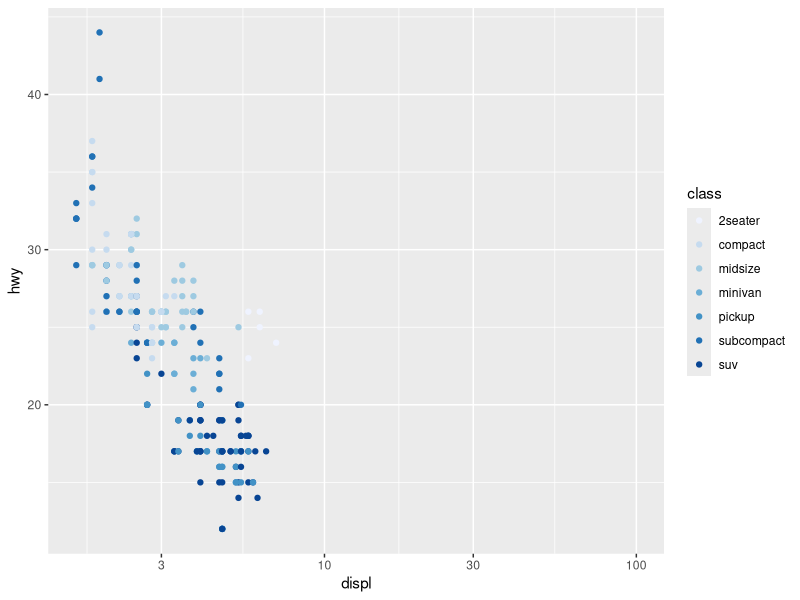
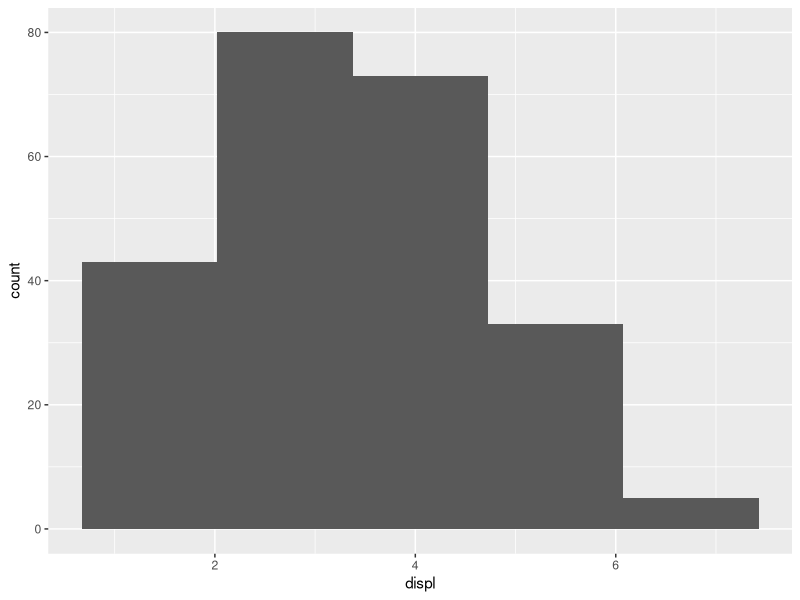
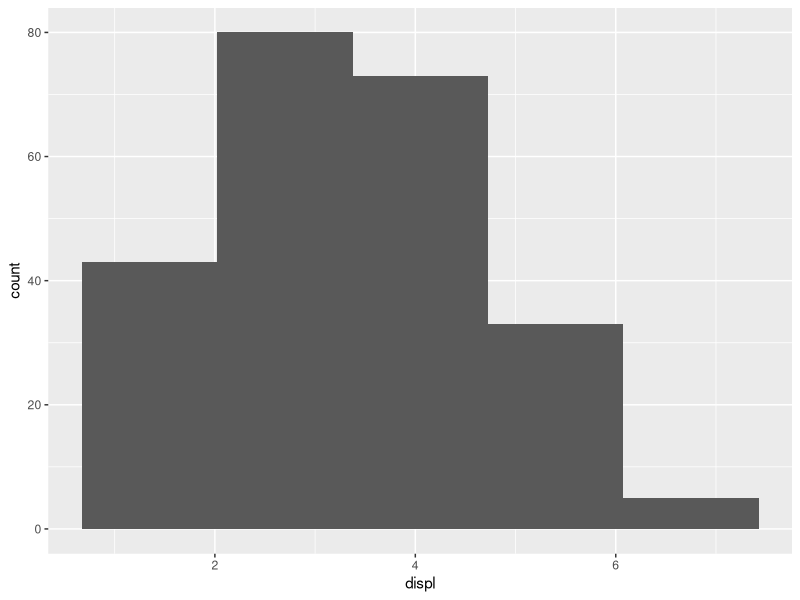
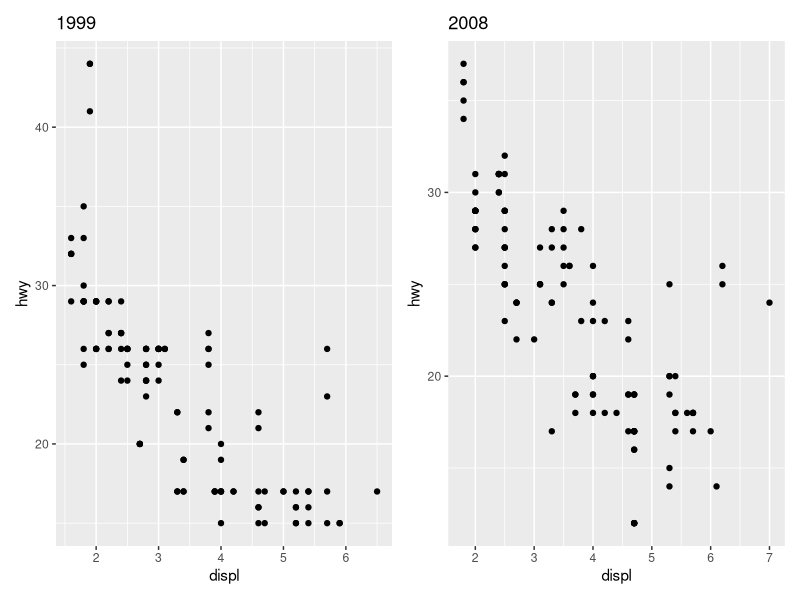
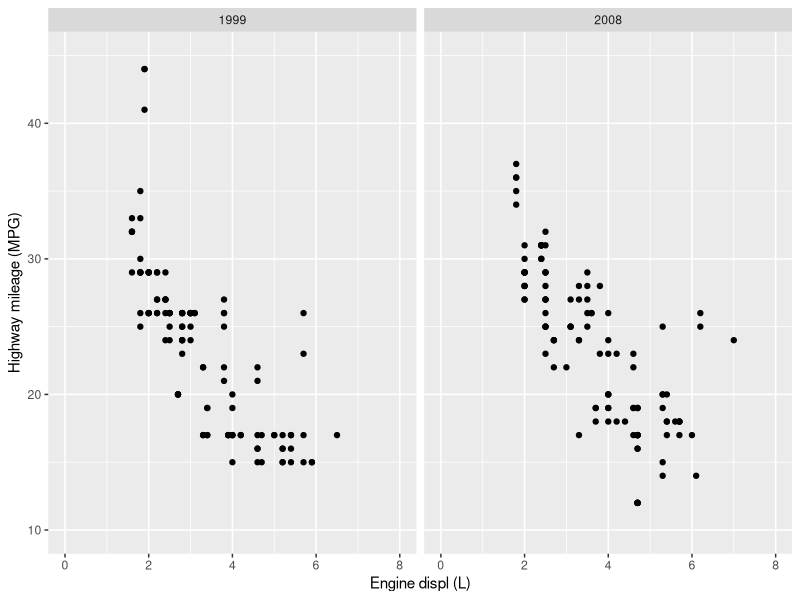
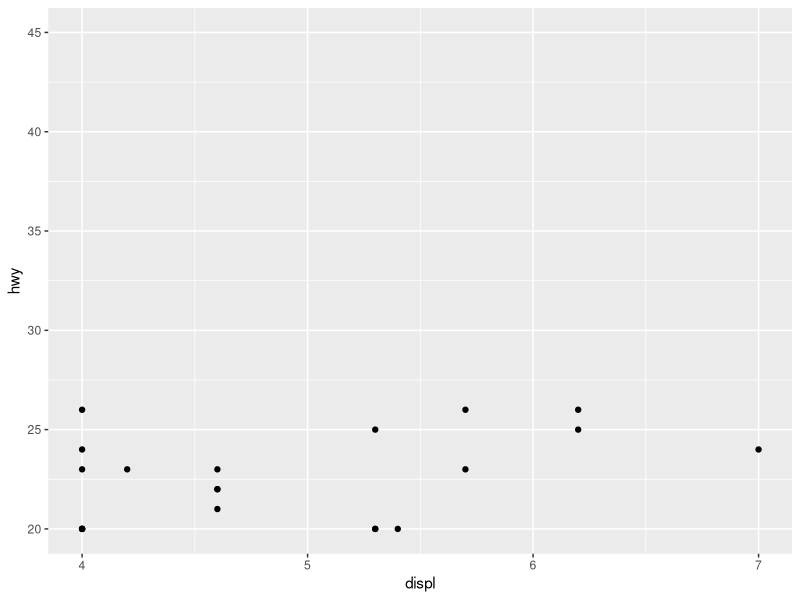
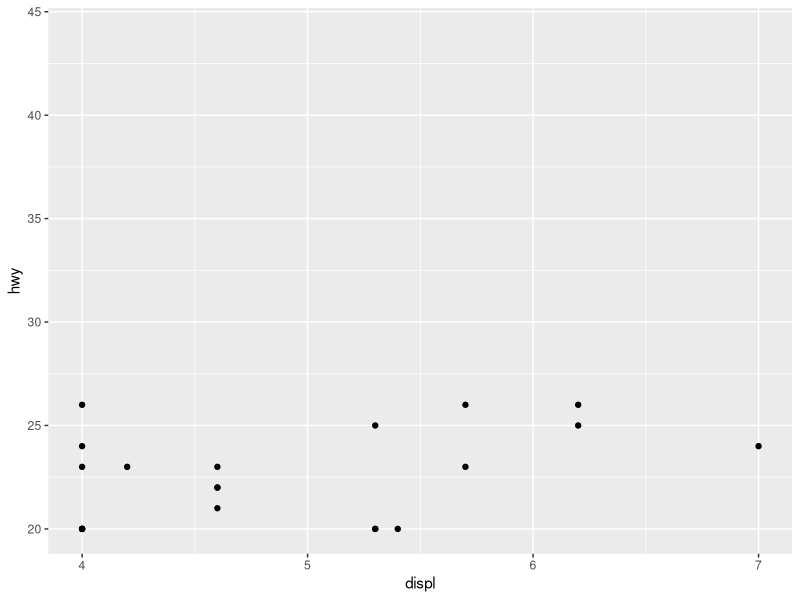
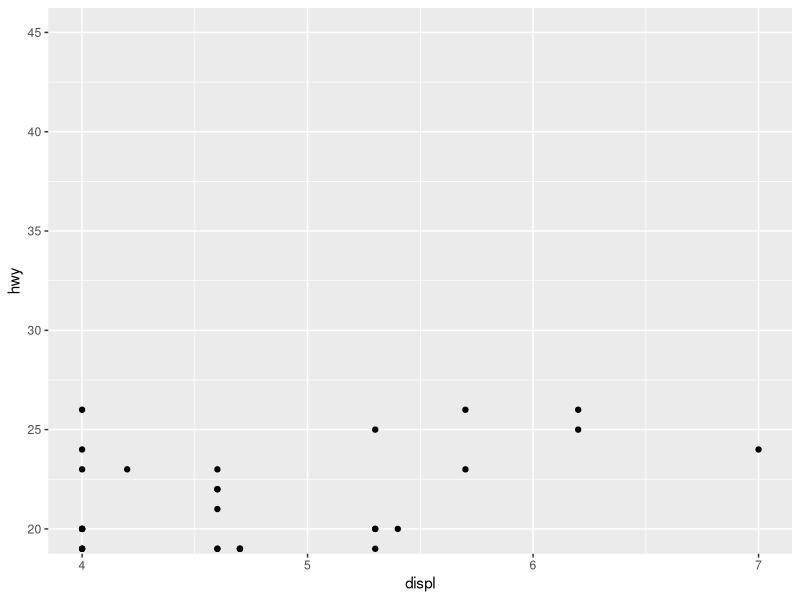

These figures' R source, in order:
# initialize
graphics.off()
rm(list = ls())
library(tidyverse)
library(patchwork)
library(scales)

#### 1. Scales ####
# overriding the default scales
ggplot(mpg, aes(x = displ, y = hwy)) +
  geom_point(aes(color = class)) +
  scale_x_log10(limits = c(1.6, 100)) + #instead of the x-axis increment/step size being 1, it'll instead be
                                        # powers of 10 so instead of 1,2,3,4,5 it'll be 10, 100, 1000,...
  #scale_x_continuous(limits = c(1.6, 100)) +
  scale_colour_brewer()  

#### 2. Position scales
ggplot(mpg, aes(x=displ)) +
  geom_histogram(bins = 5)
# equivalent to above:
ggplot(mpg, aes(x=displ, y=after_stat(count))) +
  geom_histogram(bins = 5)

#### 3. Axes ####
p_2008 <- mpg |> 
  filter(year == 2008) |> 
  ggplot(aes(x = displ, y=hwy)) +
  geom_point() +
  labs(title = "2008")

p_1999 <- mpg |> 
  filter(year == 1999) |> 
  ggplot(aes(x = displ, y=hwy)) +
  geom_point() +
  labs(title = "1999")

p_1999 + p_2008

mpg |>
  mutate(year = as_factor(year)) |> 
  filter(year %in% c(2008,1999)) |>
  ggplot(aes(x = displ, y=hwy)) +
  scale_x_continuous(limits = c(0,8)) +
  scale_y_continuous(limits = c(10,45)) +
  geom_point() +
  labs(x = "Engine displ (L)", y = "Highway mileage (MPG)") +
  facet_wrap(~year)
  
# this will set all values outside the limits to NA
ggplot(mpg, aes(x = displ, y = hwy)) +
  geom_point() +
  scale_x_continuous(limits = c(4,7)) + # displacements outside this range will be thrown away
  scale_y_continuous(limits = c(20,45)) # hwy mileages outside this range will be thrown away
#Warning message:
#Removed 213 rows containing missing values (`geom_point()`). 

# this is what is actually happening in the above code:
mpg |> 
  mutate(displ = ifelse(displ < 4 | displ > 7, NA, displ),
         hwy = ifelse(hwy < 20 | hwy > 45, NA, hwy)) |> 
  ggplot(aes(x = displ, y = hwy)) +
  geom_point()


# this is a true zoom where the outlying data is not thrown away
mpg |> 
  ggplot(aes(x = displ, y = hwy)) +
  geom_point() +
  coord_cartesian(xlim = c(4,7), ylim = c(20,45))

# setting breaks
# no breaks
mpg |> 
  ggplot(aes(x = displ, y = hwy)) +
  geom_point() +
  scale_x_continuous(breaks = NULL) +
  scale_y_continuous(breaks = NULL)

# custom breaks
mpg |> 
  ggplot(aes(x = displ, y = hwy)) +
  geom_point() +
  scale_x_continuous(breaks = c(2,3,7), minor_breaks = c(2.5,3.5)) +
  scale_y_continuous(breaks = c(20,40), minor_breaks = c(10, 30))

# advanced breaks
economics |> 
  filter(date < lubridate::ymd("1970-01-01")) |> 
  ggplot(aes(x = date, y = pce)) +
  geom_line() +
  scale_x_date(NULL,
               breaks = scales::breaks_width("3 months"),
               labels = scales::label_date_short()) +
  scale_y_continuous("Personal Consumption Expendatures",
                     breaks = scales::breaks_extended(n=8),
                     labels = scales::label_dollar())


#labels
mpg |> 
  ggplot(aes(x = displ, y = hwy)) +
  geom_point() +
  scale_x_continuous(breaks = seq(min(mpg$displ), max(mpg$displ), by = (max(mpg$displ)-min(mpg$displ))/2),
                     labels = c("small", "medium", "large"))

# advanced labels
mpg |> 
  ggplot(aes(x = displ, y = hwy)) +
  geom_point() +
  scale_x_continuous(breaks = seq(min(mpg$displ), max(mpg$displ), by = (max(mpg$displ)-min(mpg$displ))/2),
                     labels = scales::label_percent(scale = 10))

# as RGB is not perceptually unifrom, two colors one unit apart can appear VERY similar or VERY different
# for this reason a popular color scheme for information visualization is HCL: Hue, Chroma, Luminance
  # hue is a number between 0-360 which gives the color of the colour, blue, red, orange...
  # Chroma is the purity of the colour, 0 is grey and mac value varies with luminance
  # Luminance is the lightness of the colour, 0 is black and 1 is white

  # Hues are arranged around a colour wheel and are not perceived as ordered: green is not larger than
    # say red and blue is not in between green and red
  # both chroma and luminance are perceived as ordered. pink would be between red and white while grey
    # is between black and white

#coding challenge 1







